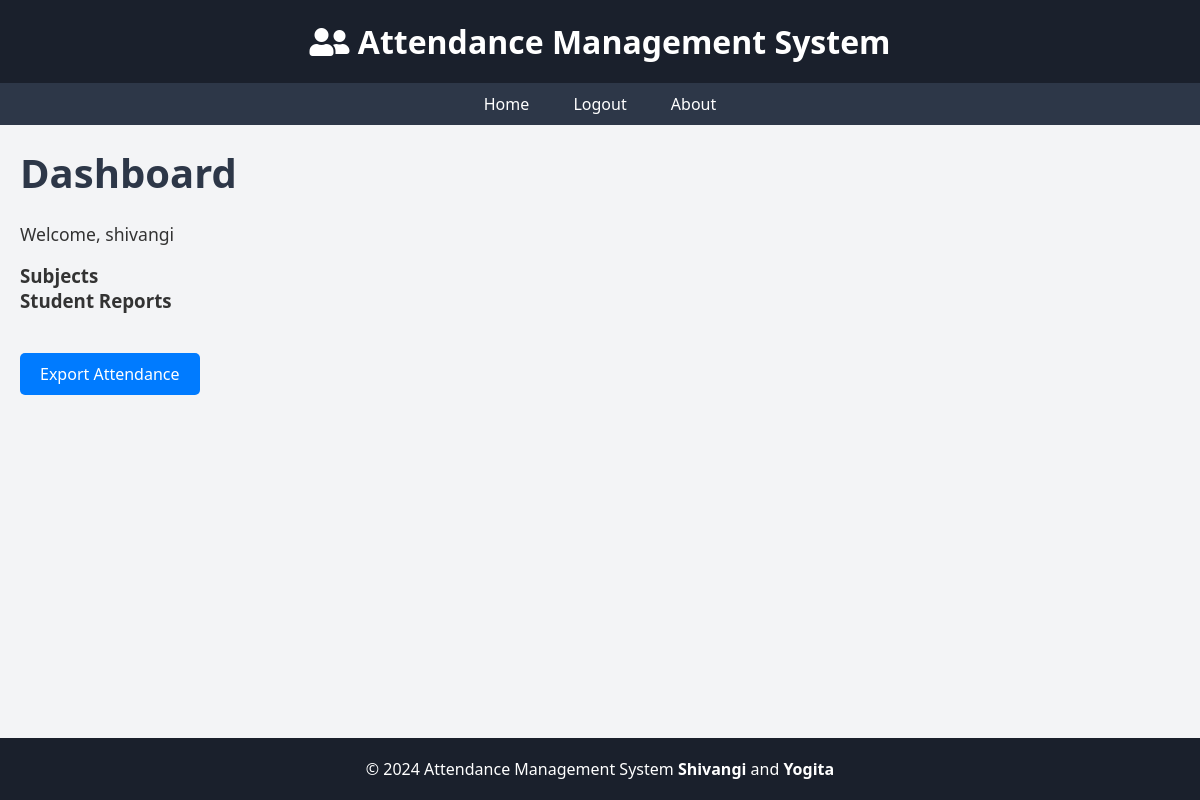
Page /dashboard/ (signed in) on the earlier database version.
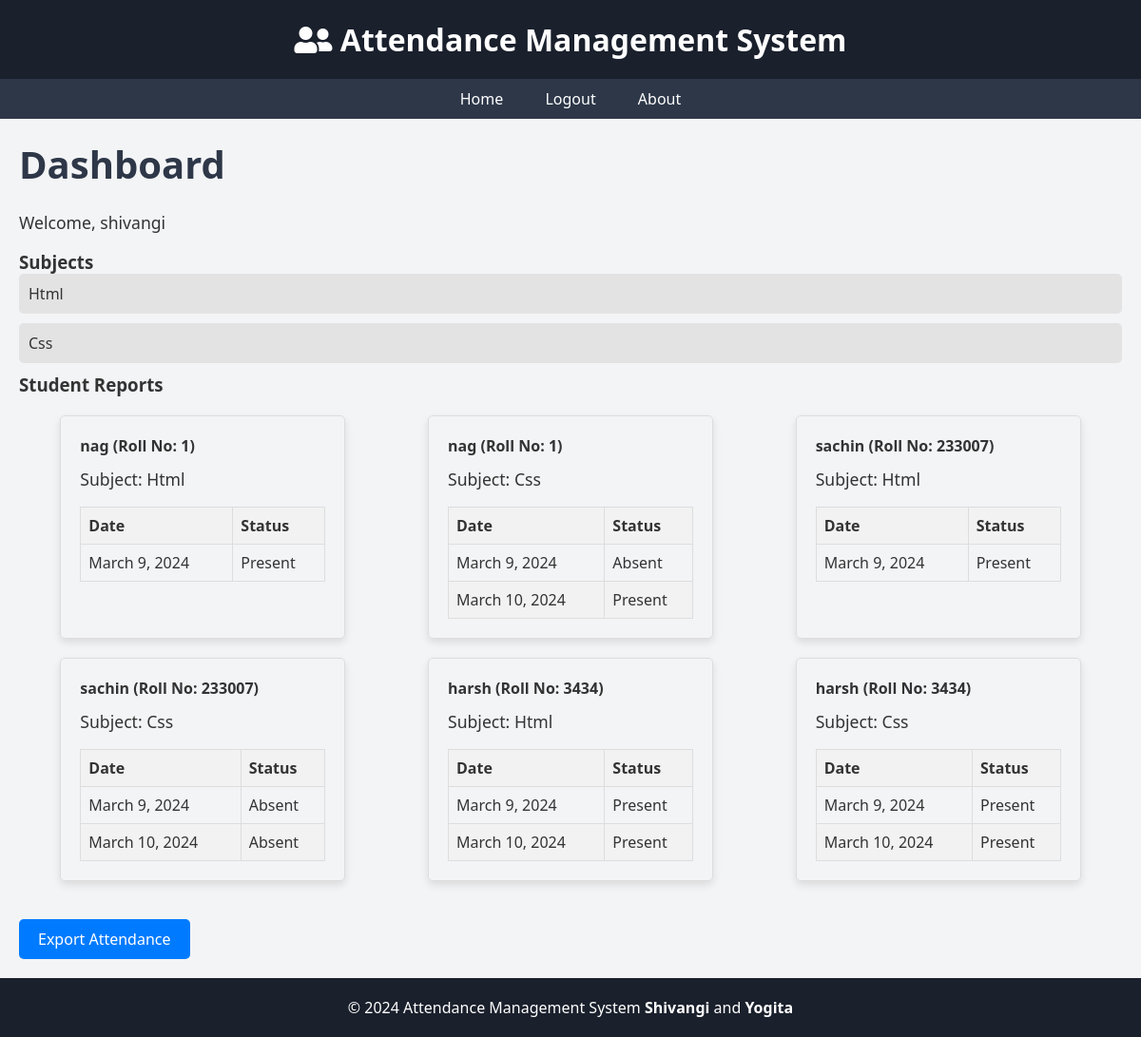
Same page on the later database version.
### StudentManagementSystem/models.py (models this page shows, shortened)
class Subject(models.Model):
    subject_id = models.CharField(max_length=10, unique=True)
    subject_name = models.CharField(max_length=100)

class Student(models.Model):
    roll_no = models.CharField(max_length=10, unique=True)
    name = models.CharField(max_length=100)
    section = models.ForeignKey(Class, on_delete=models.CASCADE)

class Attendance(models.Model):
    STATUS_CHOICES = [
        ('Present', 'Present'),
        ('Absent', 'Absent'),
    ]
    student = models.ForeignKey(Student, on_delete=models.CASCADE)
    subject = models.ForeignKey(Subject, on_delete=models.CASCADE)
    date = models.DateField()
    status = models.CharField(max_length=10, choices=STATUS_CHOICES)

### StudentManagementSystem/views.py (the view)
# urls.py: path('dashboard/', dashboard, name='dashboard'),
@login_required
def dashboard(request):
    teacher = request.user.teacher
    subjects = Subject.objects.filter(teacher=teacher)
    students = Student.objects.filter(section__subjects__in=subjects)
    student_reports = []
    processed_combinations = set()  # Keep track of processed combinations
    for student in students:
        for subject in subjects:
            combination = (student.id, subject.id)
            if combination not in processed_combinations:
                attendance_records = Attendance.objects.filter(student=student, subject=subject).order_by('date')
                if attendance_records:
                    student_reports.append({'student': student, 'subject': subject, 'attendance_records': attendance_records})
                    processed_combinations.add(combination)
    return render(request, 'dashboard.html', {'subjects': subjects, 'student_reports': student_reports})

### templates/dashboard.html (shortened to what this page needs)
{% extends 'base.html' %}
{% block content %}
<h2>Dashboard</h2>
<p>Welcome, {{ user.username }}</p>
<h3>Subjects</h3>
<ul class="subject-list">
    {% for subject in subjects %}
        <li><a href="{% url 'subject_details' subject.id %}" class="{% if subject.subject_name == 'Web3' %}subject-web3{% elif subject.subject_name == 'Best CSS' %}subject-best-css{% endif %}">{{ subject.subject_name }}</a></li>
    {% endfor %}
</ul>
<h3>Student Reports</h3>
<div class="card-container">
    {% for student_report in student_reports %}
        <div class="card">
            <h4>{{ student_report.student.name }} (Roll No: {{ student_report.student.roll_no }})</h4>
           <p>Subject: {{ student_report.subject.subject_name }}</p>
            <table class="attendance-table">
                <thead>
                    <tr>
                        <th>Date</th>
                        <th>Status</th>
                    </tr>
                </thead>
                <tbody>
                    {% for record in student_report.attendance_records %}
                        <tr>
                            <td>{{ record.date }}</td>
                            <td>{{ record.status }}</td>
                        </tr>
                    {% endfor %}
                </tbody>
            </table>
        </div>
    {% endfor %}
</div>
<a href="{% url 'export_attendance' %}" class="btn">Export Attendance</a>
{% endblock %}

Differences in the rows shown:
added Subject: subject_name "Html"
added Subject: subject_name "Css"
now on this page (row edited): Student: student.name "nag", student.roll_no "1", subject.subject_name "Html", subject.subject_name "Css"
added Attendance: date "March 9, 2024", status "Present", shown under "nag"
now on this page (row edited): Attendance: date "March 9, 2024", status "Absent", shown under "nag"
now on this page (row edited): Attendance: date "March 10, 2024", status "Present", shown under "nag"
now on this page (row edited): Student: student.name "sachin", student.roll_no "233007", subject.subject_name "Html", subject.subject_name "Css"
added Attendance: date "March 9, 2024", status "Present", shown under "sachin"
now on this page (row edited): Attendance: date "March 9, 2024", status "Absent", shown under "sachin"
now on this page (row edited): Attendance: date "March 10, 2024", status "Absent", shown under "sachin"
now on this page (row edited): Student: student.name "harsh", student.roll_no "3434", subject.subject_name "Html", subject.subject_name "Css"
added Attendance: date "March 9, 2024", status "Present", shown under "harsh"
now on this page (row edited): Attendance: date "March 10, 2024", status "Present", shown under "harsh"
now on this page (row edited): Attendance: date "March 9, 2024", status "Present", shown under "harsh"
now on this page (row edited): Attendance: date "March 10, 2024", status "Present", shown under "harsh"
